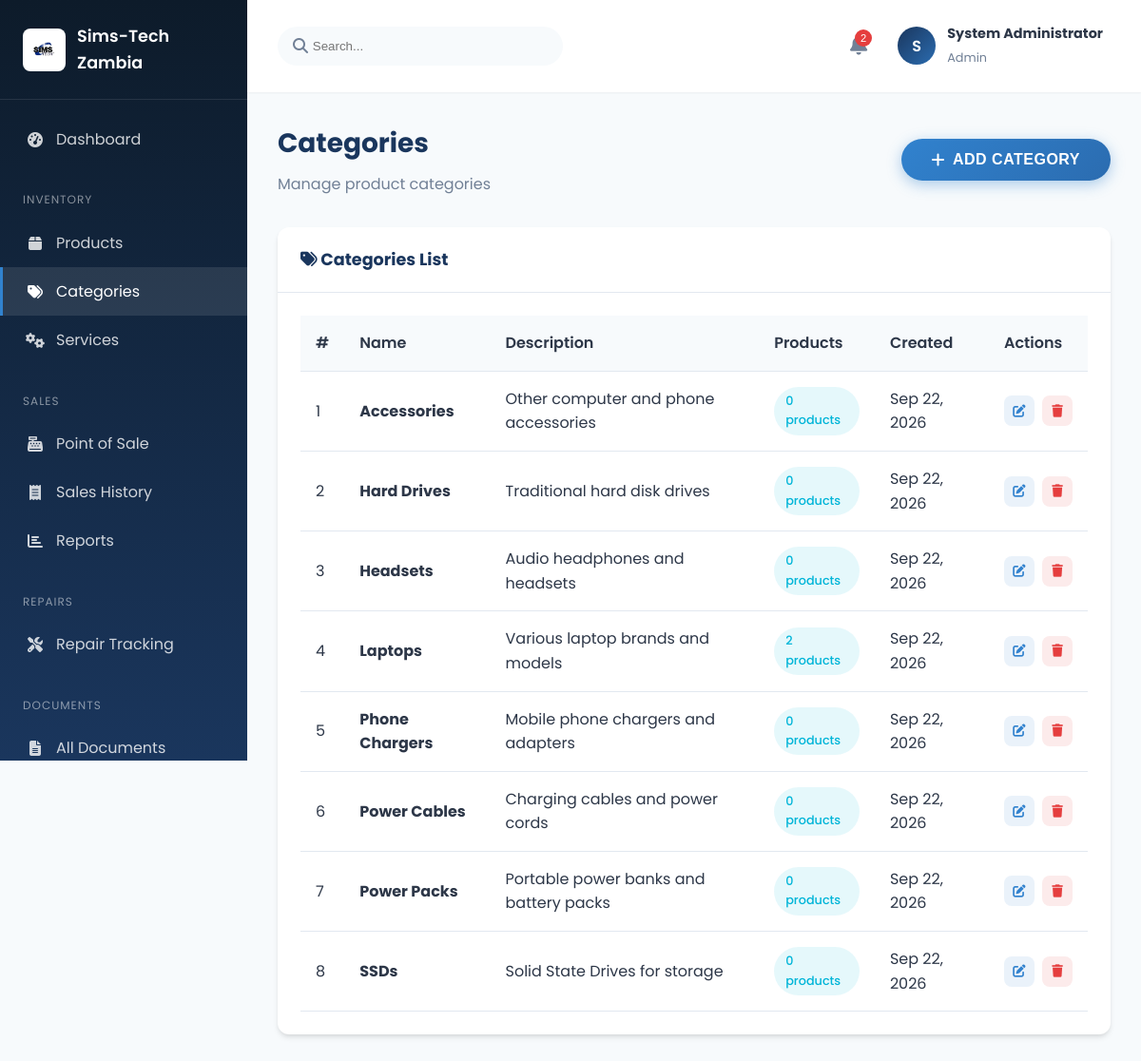
The app's page /categories.php (signed in) with its own data.
### tables this page shows
CREATE TABLE IF NOT EXISTS categories (
    id INT AUTO_INCREMENT PRIMARY KEY,
    name VARCHAR(100) NOT NULL,
    description TEXT,
    created_at TIMESTAMP DEFAULT CURRENT_TIMESTAMP
);

### config/session.php (called while the page is built, shortened)
<?php
function isAdmin() {
    return isset($_SESSION['role']) && $_SESSION['role'] === 'admin';
}
?>

### categories.php (the view, shortened to what this page needs)
<?php
require_once 'config/database.php';
require_once 'config/session.php';
$categories = $conn->query("
    SELECT c.*, COUNT(p.id) as product_count
    FROM categories c
    LEFT JOIN products p ON c.id = p.category_id
    GROUP BY c.id
    ORDER BY c.name ASC
");
?>
<!DOCTYPE html>
<html lang="en">
<head>
    <link rel="stylesheet" href="assets/css/style.css">
    <link rel="stylesheet" href="https://cdnjs.cloudflare.com/ajax/libs/font-awesome/6.4.0/css/all.min.css">
</head>
<body>
    <div class="dashboard-wrapper">
        <?php include 'includes/sidebar.php'; ?>
        <div class="main-content">
            <?php include 'includes/header.php'; ?>
            <div class="dashboard-content">
                <div class="page-header" style="display: flex; justify-content: space-between; align-items: center;">
                    <div>
                        <h1>Categories</h1>
                        <p>Manage product categories</p>
                    </div>
                    <?php if (isAdmin()): ?>
                    <button class="btn btn-primary" onclick="openAddModal()">
                        <i class="fas fa-plus"></i> Add Category
                    </button>
                    <?php endif; ?>
                </div>
                <div class="card">
                    <div class="card-header">
                        <h3><i class="fas fa-tags"></i> Categories List</h3>
                    </div>
                    <div class="card-body">
                        <div class="table-responsive">
                            <table class="data-table">
                                <thead>
                                    <tr>
                                        <th>#</th>
                                        <th>Name</th>
                                        <th>Description</th>
                                        <th>Products</th>
                                        <th>Created</th>
                                        <th>Actions</th>
                                    </tr>
                                </thead>
                                <tbody>
                                    <?php if ($categories->num_rows > 0): ?>
                                        <?php $i = 1; while ($category = $categories->fetch_assoc()): ?>
                                            <tr>
                                                <td><?php echo $i++; ?></td>
                                                <td><strong><?php echo htmlspecialchars($category['name']); ?></strong></td>
                                                <td><?php echo htmlspecialchars($category['description'] ?? '-'); ?></td>
                                                <td><span class="badge badge-info"><?php echo $category['product_count']; ?> products</span></td>
                                                <td><?php echo date('M d, Y', strtotime($category['created_at'])); ?></td>
                                                <td>
                                                    <div class="action-btns">
                                                        <?php if (isAdmin()): ?>
                                                        <button class="action-btn edit" onclick='editCategory(<?php echo htmlspecialchars(json_encode($category), ENT_QUOTES, "UTF-8"); ?>)' title="Edit">
                                                            <i class="fas fa-edit"></i>
                                                        </button>
                                                        <button class="action-btn delete" onclick="deleteCategory(<?php echo $category['id']; ?>, <?php echo htmlspecialchars(json_encode($category['name']), ENT_QUOTES, 'UTF-8'); ?>)" title="Delete">
                                                            <i class="fas fa-trash"></i>
                                                        </button>
                                                        <?php else: ?>
                                                        <span class="text-secondary"><i class="fas fa-eye"></i> View Only</span>
                                                        <?php endif; ?>
                                                    </div>
                                                </td>
                                            </tr>
                                        <?php endwhile; ?>
                                    <?php else: ?>
                                        <tr>
                                            <td colspan="6" class="text-center">No categories found</td>
                                        </tr>
                                    <?php endif; ?>
                                </tbody>
                            </table>
                        </div>
                    </div>
                </div>
            </div>
        </div>
    </div>
</body>
</html>

### assets/css/style.css (style rules this page uses)
:root { --primary-color: #1a365d; --primary-light: #2c5282; --primary-dark: #0d1b2a; --secondary-color: #2b6cb0; --accent-color: #3182ce; --success-color: #38a169; --warning-color: #d69e2e; --danger-color: #e53e3e; --info-color: #00b5d8; --light-bg: #f7fafc; --dark-bg: #1a202c; --card-bg: #ffffff; --text-primary: #2d3748; --text-secondary: #718096; --text-light: #a0aec0; --border-color: #e2e8f0; --shadow-sm: 0 1px 2px 0 rgba(0, 0, 0, 0.05); --shadow-md: 0 4px 6px -1px rgba(0, 0, 0, 0.1), 0 2px 4px -1px rgba(0, 0, 0, 0.06); --shadow-lg: 0 10px 15px -3px rgba(0, 0, 0, 0.1), 0 4px 6px -2px rgba(0, 0, 0, 0.05); --shadow-xl: 0 20px 25px -5px rgba(0, 0, 0, 0.1), 0 10px 10px -5px rgba(0, 0, 0, 0.04); --transition-fast: 0.15s ease; --transition-normal: 0.3s ease; --transition-slow: 0.5s ease; --border-radius: 8px; --border-radius-lg: 12px; }
* { margin: 0; padding: 0; box-sizing: border-box; }
html { scroll-behavior: smooth; }
body { font-family: 'Segoe UI', Tahoma, Geneva, Verdana, sans-serif; background-color: var(--light-bg); color: var(--text-primary); line-height: 1.6; min-height: 100vh; }
.btn { display: inline-flex; align-items: center; justify-content: center; gap: 0.5rem; padding: 0.8rem 2rem; border-radius: 50px; font-weight: 600; font-size: 1rem; cursor: pointer; border: none; transition: all var(--transition-fast); text-transform: uppercase; letter-spacing: 0.5px; }
.btn-primary { background: linear-gradient(135deg, var(--accent-color) 0%, var(--secondary-color) 100%); color: #fff; box-shadow: 0 4px 15px rgba(49, 130, 206, 0.4); }
.dashboard-wrapper { display: flex; min-height: 100vh; }
.main-content { flex: 1; margin-left: 260px; background: var(--light-bg); min-height: 100vh; }
.dashboard-content { padding: 2rem; }
.page-header { margin-bottom: 2rem; }
.page-header h1 { font-size: 1.75rem; color: var(--primary-color); margin-bottom: 0.5rem; }
.page-header p { color: var(--text-secondary); }
.card { background: var(--card-bg); border-radius: var(--border-radius-lg); box-shadow: var(--shadow-md); overflow: hidden; }
.card-header { padding: 1.25rem 1.5rem; border-bottom: 1px solid var(--border-color); display: flex; justify-content: space-between; align-items: center; }
.card-header h3 { font-size: 1.1rem; color: var(--primary-color); }
.card-body { padding: 1.5rem; }
.table-responsive { overflow-x: auto; }
.data-table { width: 100%; border-collapse: collapse; }
.data-table th, .data-table td { padding: 1rem; text-align: left; border-bottom: 1px solid var(--border-color); }
.data-table th { background: var(--light-bg); font-weight: 600; color: var(--text-primary); white-space: nowrap; }
.badge { display: inline-block; padding: 0.3rem 0.75rem; border-radius: 50px; font-size: 0.8rem; font-weight: 500; }
.badge-info { background: rgba(0, 181, 216, 0.1); color: var(--info-color); }
.action-btns { display: flex; gap: 0.5rem; }
.action-btn { width: 32px; height: 32px; border: none; border-radius: var(--border-radius); cursor: pointer; display: flex; align-items: center; justify-content: center; transition: all var(--transition-fast); }
.action-btn.edit { background: rgba(49, 130, 206, 0.1); color: var(--accent-color); }
.action-btn.delete { background: rgba(229, 62, 62, 0.1); color: var(--danger-color); }

### categories.php (style rules this page uses)
body { font-family: 'Poppins', sans-serif; }

### records on screen
categories: name "Accessories", description "Other computer and phone accessories", product_count "0", created_at "Sep 22, 2026"
categories: name "Hard Drives", description "Traditional hard disk drives", product_count "0", created_at "Sep 22, 2026"
categories: name "Headsets", description "Audio headphones and headsets", product_count "0", created_at "Sep 22, 2026"
categories: name "Laptops", description "Various laptop brands and models", product_count "2", created_at "Sep 22, 2026"
categories: name "Phone Chargers", description "Mobile phone chargers and adapters", product_count "0", created_at "Sep 22, 2026"
categories: name "Power Cables", description "Charging cables and power cords", product_count "0", created_at "Sep 22, 2026"
categories: name "Power Packs", description "Portable power banks and battery packs", product_count "0", created_at "Sep 22, 2026"
categories: name "SSDs", description "Solid State Drives for storage", product_count "0", created_at "Sep 22, 2026"

### other values on screen
$low_stock_count "2"
substr($user['full_name'], 0, 1) "S"
$user['full_name'] "System Administrator"
$user['role'] "Admin"
